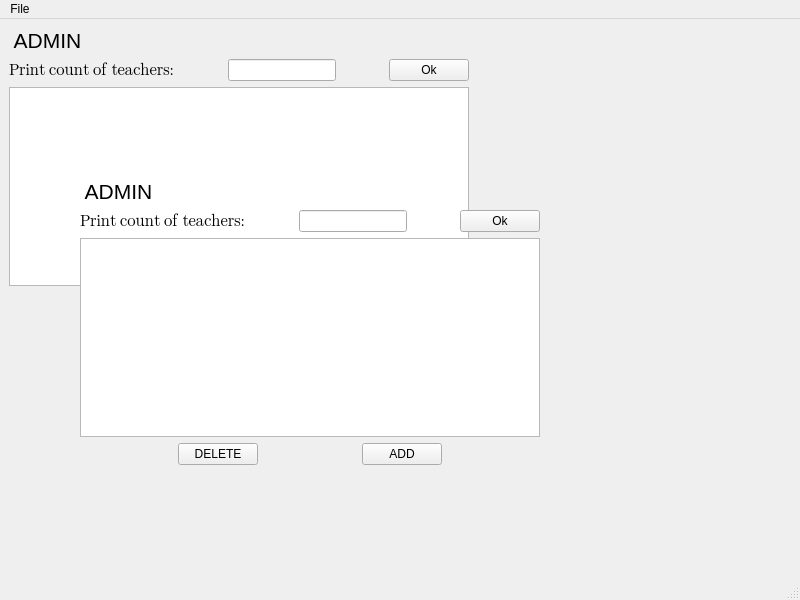
<?xml version="1.0" encoding="UTF-8"?>
<ui version="4.0">
 <class>Admin</class>
 <widget class="QMainWindow" name="Admin">
  <property name="geometry">
   <rect>
    <x>0</x>
    <y>0</y>
    <width>800</width>
    <height>600</height>
   </rect>
  </property>
  <property name="windowTitle">
   <string>MainWindow</string>
  </property>
  <widget class="QWidget" name="centralwidget">
   <widget class="QWidget" name="layoutWidget">
    <property name="geometry">
     <rect>
      <x>9</x>
      <y>40</y>
      <width>460</width>
      <height>255</height>
     </rect>
    </property>
    <layout class="QVBoxLayout" name="verticalLayout_2">
     <item>
      <layout class="QHBoxLayout" name="horizontalLayout">
       <item>
        <widget class="QLabel" name="label_2">
         <property name="font">
          <font>
           <family>Segoe UI Emoji</family>
           <pointsize>12</pointsize>
          </font>
         </property>
         <property name="text">
          <string>Print count of teachers:</string>
         </property>
        </widget>
       </item>
       <item>
        <spacer name="horizontalSpacer_5">
         <property name="orientation">
          <enum>Qt::Horizontal</enum>
         </property>
         <property name="sizeHint" stdset="0">
          <size>
           <width>40</width>
           <height>20</height>
          </size>
         </property>
        </spacer>
       </item>
       <item>
        <widget class="QLineEdit" name="lineEdit_Size"/>
       </item>
       <item>
        <spacer name="horizontalSpacer_4">
         <property name="orientation">
          <enum>Qt::Horizontal</enum>
         </property>
         <property name="sizeHint" stdset="0">
          <size>
           <width>40</width>
           <height>20</height>
          </size>
         </property>
        </spacer>
       </item>
       <item>
        <widget class="QPushButton" name="pushButton_OkSize">
         <property name="text">
          <string>Ok</string>
         </property>
        </widget>
       </item>
      </layout>
     </item>
     <item>
      <layout class="QVBoxLayout" name="verticalLayout">
       <item>
        <widget class="QTableWidget" name="tableWidget_Info">
         <property name="font">
          <font>
           <pointsize>12</pointsize>
          </font>
         </property>
         <attribute name="horizontalHeaderDefaultSectionSize">
          <number>150</number>
         </attribute>
        </widget>
       </item>
       <item>
        <layout class="QHBoxLayout" name="horizontalLayout_2">
         <item>
          <spacer name="horizontalSpacer_3">
           <property name="orientation">
            <enum>Qt::Horizontal</enum>
           </property>
           <property name="sizeHint" stdset="0">
            <size>
             <width>40</width>
             <height>20</height>
            </size>
           </property>
          </spacer>
         </item>
         <item>
          <widget class="QPushButton" name="pushButton_Delete">
           <property name="text">
            <string>DELETE</string>
           </property>
          </widget>
         </item>
         <item>
          <spacer name="horizontalSpacer_2">
           <property name="orientation">
            <enum>Qt::Horizontal</enum>
           </property>
           <property name="sizeHint" stdset="0">
            <size>
             <width>40</width>
             <height>20</height>
            </size>
           </property>
          </spacer>
         </item>
         <item>
          <widget class="QPushButton" name="pushButton_Add">
           <property name="text">
            <string>ADD</string>
           </property>
          </widget>
         </item>
         <item>
          <spacer name="horizontalSpacer">
           <property name="orientation">
            <enum>Qt::Horizontal</enum>
           </property>
           <property name="sizeHint" stdset="0">
            <size>
             <width>40</width>
             <height>20</height>
            </size>
           </property>
          </spacer>
         </item>
        </layout>
       </item>
      </layout>
     </item>
    </layout>
   </widget>
   <widget class="QLabel" name="label">
    <property name="geometry">
     <rect>
      <x>9</x>
      <y>9</y>
      <width>72</width>
      <height>25</height>
     </rect>
    </property>
    <property name="font">
     <font>
      <pointsize>16</pointsize>
     </font>
    </property>
    <property name="text">
     <string> ADMIN</string>
    </property>
   </widget>
   <widget class="QLabel" name="label_3">
    <property name="geometry">
     <rect>
      <x>80</x>
      <y>160</y>
      <width>72</width>
      <height>25</height>
     </rect>
    </property>
    <property name="font">
     <font>
      <pointsize>16</pointsize>
     </font>
    </property>
    <property name="text">
     <string> ADMIN</string>
    </property>
   </widget>
   <widget class="QWidget" name="layoutWidget_2">
    <property name="geometry">
     <rect>
      <x>80</x>
      <y>191</y>
      <width>460</width>
      <height>255</height>
     </rect>
    </property>
    <layout class="QVBoxLayout" name="verticalLayout_3">
     <item>
      <layout class="QHBoxLayout" name="horizontalLayout_3">
       <item>
        <widget class="QLabel" name="label_4">
         <property name="font">
          <font>
           <family>Segoe UI Emoji</family>
           <pointsize>12</pointsize>
          </font>
         </property>
         <property name="text">
          <string>Print count of teachers:</string>
         </property>
        </widget>
       </item>
       <item>
        <spacer name="horizontalSpacer_6">
         <property name="orientation">
          <enum>Qt::Horizontal</enum>
         </property>
         <property name="sizeHint" stdset="0">
          <size>
           <width>40</width>
           <height>20</height>
          </size>
         </property>
        </spacer>
       </item>
       <item>
        <widget class="QLineEdit" name="lineEdit_Size_2"/>
       </item>
       <item>
        <spacer name="horizontalSpacer_7">
         <property name="orientation">
          <enum>Qt::Horizontal</enum>
         </property>
         <property name="sizeHint" stdset="0">
          <size>
           <width>40</width>
           <height>20</height>
          </size>
         </property>
        </spacer>
       </item>
       <item>
        <widget class="QPushButton" name="pushButton_OkSize_2">
         <property name="text">
          <string>Ok</string>
         </property>
        </widget>
       </item>
      </layout>
     </item>
     <item>
      <layout class="QVBoxLayout" name="verticalLayout_4">
       <item>
        <widget class="QTableWidget" name="tableWidget_Info_2">
         <property name="font">
          <font>
           <pointsize>12</pointsize>
          </font>
         </property>
         <attribute name="horizontalHeaderDefaultSectionSize">
          <number>150</number>
         </attribute>
        </widget>
       </item>
       <item>
        <layout class="QHBoxLayout" name="horizontalLayout_4">
         <item>
          <spacer name="horizontalSpacer_8">
           <property name="orientation">
            <enum>Qt::Horizontal</enum>
           </property>
           <property name="sizeHint" stdset="0">
            <size>
             <width>40</width>
             <height>20</height>
            </size>
           </property>
          </spacer>
         </item>
         <item>
          <widget class="QPushButton" name="pushButton_Delete_2">
           <property name="text">
            <string>DELETE</string>
           </property>
          </widget>
         </item>
         <item>
          <spacer name="horizontalSpacer_9">
           <property name="orientation">
            <enum>Qt::Horizontal</enum>
           </property>
           <property name="sizeHint" stdset="0">
            <size>
             <width>40</width>
             <height>20</height>
            </size>
           </property>
          </spacer>
         </item>
         <item>
          <widget class="QPushButton" name="pushButton_Add_2">
           <property name="text">
            <string>ADD</string>
           </property>
          </widget>
         </item>
         <item>
          <spacer name="horizontalSpacer_10">
           <property name="orientation">
            <enum>Qt::Horizontal</enum>
           </property>
           <property name="sizeHint" stdset="0">
            <size>
             <width>40</width>
             <height>20</height>
            </size>
           </property>
          </spacer>
         </item>
        </layout>
       </item>
      </layout>
     </item>
    </layout>
   </widget>
  </widget>
  <widget class="QMenuBar" name="menubar">
   <property name="geometry">
    <rect>
     <x>0</x>
     <y>0</y>
     <width>800</width>
     <height>20</height>
    </rect>
   </property>
   <widget class="QMenu" name="menuFIle">
    <property name="title">
     <string>File</string>
    </property>
   </widget>
   <addaction name="menuFIle"/>
  </widget>
  <widget class="QStatusBar" name="statusbar"/>
 </widget>
 <resources/>
 <connections/>
</ui>
